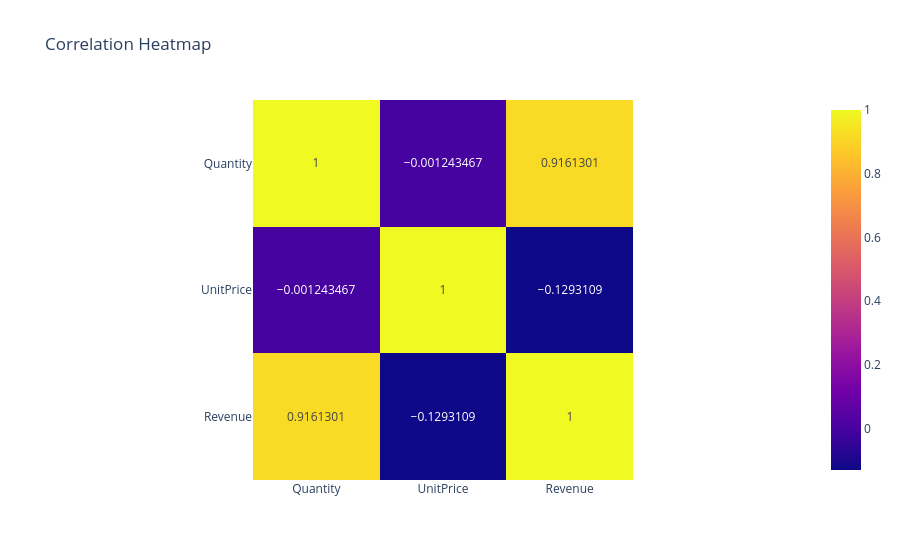

Notebook source saved alongside this figure:
### Markdown cell above
Correlation Heatmap

### Code cell
numeric_df = df[["Quantity", "UnitPrice", "Revenue"]]

corr = numeric_df.corr()

fig = px.imshow(
    corr,
    text_auto=True,
    title="Correlation Heatmap"
)

fig.show()

### Figure 1 — Plotly figure (JSON) as saved in the notebook; plotly's stock layout.template omitted (floating-point values rounded to 4 significant figures)
{"data": [{"coloraxis": "coloraxis", "name": "0", "texttemplate": "%{z}", "x": ["Quantity", "UnitPrice", "Revenue"], "y": ["Quantity", "UnitPrice", "Revenue"], "z": [[1.0, -0.001243, 0.9161], [-0.001243, 1.0, -0.1293], [0.9161, -0.1293, 1.0]], "type": "heatmap", "xaxis": "x", "yaxis": "y", "hovertemplate": "x: %{x}<br>y: %{y}<br>color: %{z}<extra></extra>"}], "layout": {"xaxis": {"anchor": "y", "domain": [0.0, 1.0], "scaleanchor": "y", "constrain": "domain"}, "yaxis": {"anchor": "x", "domain": [0.0, 1.0], "autorange": "reversed", "constrain": "domain"}, "coloraxis": {"colorscale": [[0.0, "#0d0887"], [0.1111, "#46039f"], [0.2222, "#7201a8"], [0.3333, "#9c179e"], [0.4444, "#bd3786"], [0.5556, "#d8576b"], [0.6667, "#ed7953"], [0.7778, "#fb9f3a"], [0.8889, "#fdca26"], [1.0, "#f0f921"]]}, "title": {"text": "Correlation Heatmap"}}}
